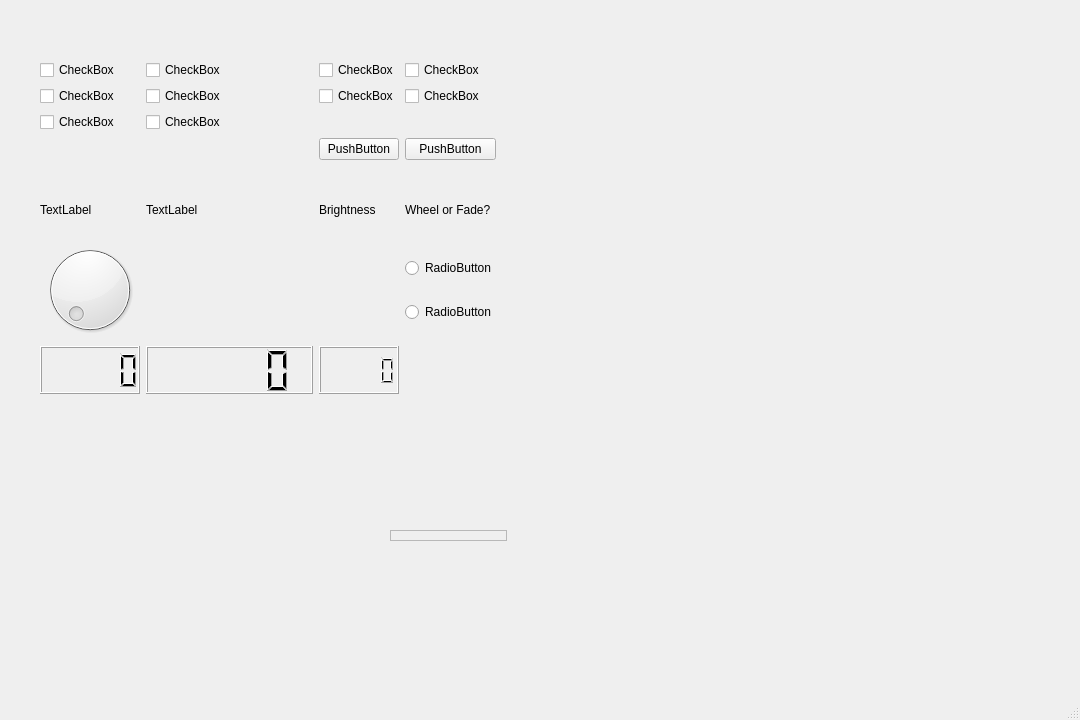
<?xml version="1.0" encoding="UTF-8"?>
<ui version="4.0">
 <class>MainWindow</class>
 <widget class="QMainWindow" name="MainWindow">
  <property name="geometry">
   <rect>
    <x>0</x>
    <y>0</y>
    <width>1080</width>
    <height>720</height>
   </rect>
  </property>
  <property name="windowTitle">
   <string>MainWindow</string>
  </property>
  <widget class="QWidget" name="centralwidget">
   <widget class="QWidget" name="gridLayoutWidget">
    <property name="geometry">
     <rect>
      <x>40</x>
      <y>60</y>
      <width>456</width>
      <height>334</height>
     </rect>
    </property>
    <layout class="QGridLayout" name="gridLayout">
     <item row="7" column="2">
      <widget class="QLCDNumber" name="lcdNumber_3"/>
     </item>
     <item row="7" column="1">
      <widget class="QLCDNumber" name="lcdNumber_2"/>
     </item>
     <item row="0" column="3">
      <widget class="QCheckBox" name="checkBox_10">
       <property name="text">
        <string>CheckBox</string>
       </property>
      </widget>
     </item>
     <item row="5" column="3">
      <widget class="QLabel" name="label_4">
       <property name="text">
        <string>Wheel or Fade?</string>
       </property>
      </widget>
     </item>
     <item row="1" column="1">
      <widget class="QCheckBox" name="checkBox_5">
       <property name="text">
        <string>CheckBox</string>
       </property>
      </widget>
     </item>
     <item row="0" column="0">
      <widget class="QCheckBox" name="checkBox">
       <property name="text">
        <string>CheckBox</string>
       </property>
      </widget>
     </item>
     <item row="7" column="0">
      <widget class="QLCDNumber" name="lcdNumber"/>
     </item>
     <item row="0" column="2">
      <widget class="QCheckBox" name="checkBox_3">
       <property name="text">
        <string>CheckBox</string>
       </property>
      </widget>
     </item>
     <item row="0" column="1">
      <widget class="QCheckBox" name="checkBox_2">
       <property name="text">
        <string>CheckBox</string>
       </property>
      </widget>
     </item>
     <item row="1" column="0">
      <widget class="QCheckBox" name="checkBox_4">
       <property name="text">
        <string>CheckBox</string>
       </property>
      </widget>
     </item>
     <item row="1" column="2">
      <widget class="QCheckBox" name="checkBox_6">
       <property name="text">
        <string>CheckBox</string>
       </property>
      </widget>
     </item>
     <item row="2" column="1">
      <widget class="QCheckBox" name="checkBox_8">
       <property name="text">
        <string>CheckBox</string>
       </property>
      </widget>
     </item>
     <item row="2" column="0">
      <widget class="QCheckBox" name="checkBox_7">
       <property name="text">
        <string>CheckBox</string>
       </property>
      </widget>
     </item>
     <item row="5" column="0">
      <widget class="QLabel" name="label">
       <property name="text">
        <string>TextLabel</string>
       </property>
      </widget>
     </item>
     <item row="5" column="1">
      <widget class="QLabel" name="label_2">
       <property name="text">
        <string>TextLabel</string>
       </property>
      </widget>
     </item>
     <item row="5" column="2">
      <widget class="QLabel" name="label_3">
       <property name="text">
        <string>Brightness</string>
       </property>
      </widget>
     </item>
     <item row="6" column="0">
      <widget class="QDial" name="dial"/>
     </item>
     <item row="1" column="3">
      <widget class="QCheckBox" name="checkBox_9">
       <property name="text">
        <string>CheckBox</string>
       </property>
      </widget>
     </item>
     <item row="3" column="2">
      <widget class="QPushButton" name="pushButton_2">
       <property name="text">
        <string>PushButton</string>
       </property>
      </widget>
     </item>
     <item row="3" column="3">
      <widget class="QPushButton" name="pushButton">
       <property name="text">
        <string>PushButton</string>
       </property>
      </widget>
     </item>
     <item row="4" column="1">
      <spacer name="horizontalSpacer">
       <property name="orientation">
        <enum>Qt::Horizontal</enum>
       </property>
       <property name="sizeHint" stdset="0">
        <size>
         <width>40</width>
         <height>20</height>
        </size>
       </property>
      </spacer>
     </item>
     <item row="6" column="3">
      <layout class="QVBoxLayout" name="verticalLayout">
       <item>
        <widget class="QRadioButton" name="radioButton">
         <property name="text">
          <string>RadioButton</string>
         </property>
        </widget>
       </item>
       <item>
        <widget class="QRadioButton" name="radioButton_2">
         <property name="text">
          <string>RadioButton</string>
         </property>
        </widget>
       </item>
      </layout>
     </item>
    </layout>
   </widget>
   <widget class="QFrame" name="frame">
    <property name="geometry">
     <rect>
      <x>390</x>
      <y>530</y>
      <width>117</width>
      <height>11</height>
     </rect>
    </property>
    <property name="frameShape">
     <enum>QFrame::StyledPanel</enum>
    </property>
    <property name="frameShadow">
     <enum>QFrame::Raised</enum>
    </property>
   </widget>
  </widget>
  <widget class="QMenuBar" name="menubar">
   <property name="geometry">
    <rect>
     <x>0</x>
     <y>0</y>
     <width>1080</width>
     <height>27</height>
    </rect>
   </property>
  </widget>
  <widget class="QStatusBar" name="statusbar"/>
 </widget>
 <resources/>
 <connections/>
</ui>
